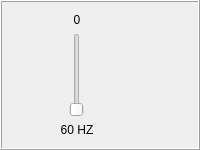
                 <widget class="QFrame" name="frame_1">
                  <property name="frameShape">
                   <enum>QFrame::Box</enum>
                  </property>
                  <property name="frameShadow">
                   <enum>QFrame::Raised</enum>
                  </property>
                  <layout class="QVBoxLayout" name="verticalLayout">
                   <item>
                    <layout class="QHBoxLayout" name="horizontalLayout_28">
                     <item>
                      <layout class="QVBoxLayout" name="verticalLayout_24">
                       <item>
                        <widget class="QLabel" name="label_65">
                         <property name="text">
                          <string>0</string>
                         </property>
                         <property name="alignment">
                          <set>Qt::AlignCenter</set>
                         </property>
                        </widget>
                       </item>
                       <item>
                        <layout class="QHBoxLayout" name="horizontalLayout_29">
                         <item>
                          <widget class="QSlider" name="verticalSlider_19">
                           <property name="sizePolicy">
                            <sizepolicy hsizetype="Maximum" vsizetype="Expanding">
                             <horstretch>0</horstretch>
                             <verstretch>0</verstretch>
                            </sizepolicy>
                           </property>
                           <property name="focusPolicy">
                            <enum>Qt::StrongFocus</enum>
                           </property>
                           <property name="layoutDirection">
                            <enum>Qt::LeftToRight</enum>
                           </property>
                           <property name="autoFillBackground">
                            <bool>false</bool>
                           </property>
                           <property name="orientation">
                            <enum>Qt::Vertical</enum>
                           </property>
                          </widget>
                         </item>
                        </layout>
                       </item>
                       <item>
                        <widget class="QLabel" name="label_60_HZ">
                         <property name="frameShape">
                          <enum>QFrame::NoFrame</enum>
                         </property>
                         <property name="text">
                          <string>60 HZ</string>
                         </property>
                         <property name="alignment">
                          <set>Qt::AlignCenter</set>
                         </property>
                        </widget>
                       </item>
                      </layout>
                     </item>
                     <item>
                      <layout class="QVBoxLayout" name="verticalLayout_25">
                       <item>
                        <widget class="QLabel" name="label_67">
                         <property name="sizePolicy">
                          <sizepolicy hsizetype="Minimum" vsizetype="Minimum">
                           <horstretch>0</horstretch>
                           <verstretch>0</verstretch>
                          </sizepolicy>
                         </property>
                         <property name="maximumSize">
                          <size>
                           <width>40</width>
                           <height>40</height>
                          </size>
                         </property>
                         <property name="text">
                          <string/>
                         </property>
                         <property name="pixmap">
                          <pixmap>instroments_icons/snare.png</pixmap>
                         </property>
                         <property name="scaledContents">
                          <bool>true</bool>
                         </property>
                         <property name="alignment">
                          <set>Qt::AlignCenter</set>
                         </property>
                        </widget>
                       </item>
                       <item>
                        <widget class="QLabel" name="label_68">
                         <property name="maximumSize">
                          <size>
                           <width>40</width>
                           <height>40</height>
                          </size>
                         </property>
                         <property name="text">
                          <string/>
                         </property>
                         <property name="pixmap">
                          <pixmap>instroments_icons/piano.png</pixmap>
                         </property>
                         <property name="scaledContents">
                          <bool>true</bool>
                         </property>
                         <property name="alignment">
                          <set>Qt::AlignCenter</set>
                         </property>
                        </widget>
                       </item>
                       <item>
                        <widget class="QLabel" name="label_69">
                         <property name="maximumSize">
                          <size>
                           <width>40</width>
                           <height>40</height>
                          </size>
                         </property>
                         <property name="text">
                          <string/>
                         </property>
                         <property name="pixmap">
                          <pixmap>instroments_icons/guitar.png</pixmap>
                         </property>
                         <property name="scaledContents">
                          <bool>true</bool>
                         </property>
                         <property name="alignment">
                          <set>Qt::AlignCenter</set>
                         </property>
                        </widget>
                       </item>
                      </layout>
                     </item>
                    </layout>
                   </item>
                  </layout>
                 </widget>
